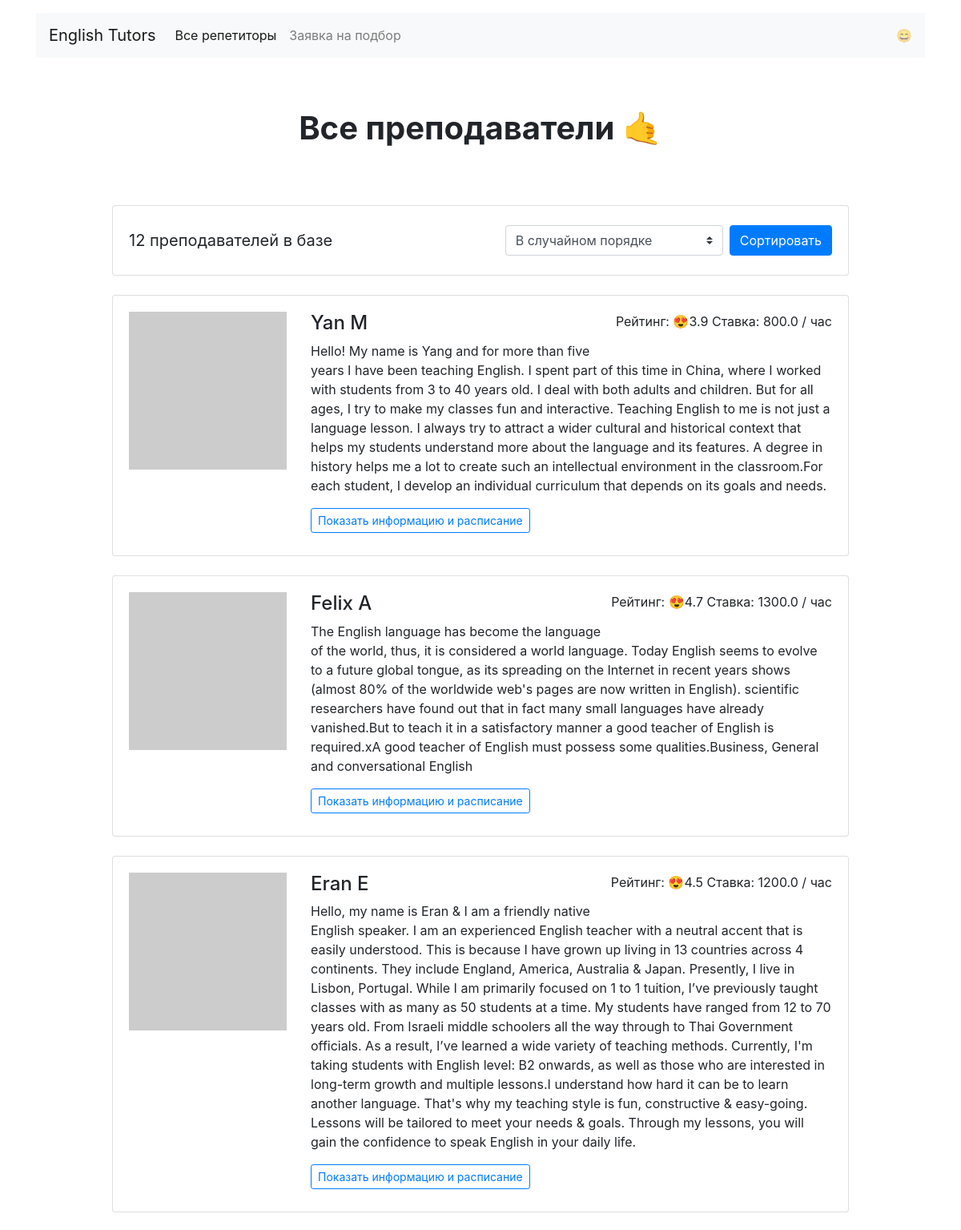
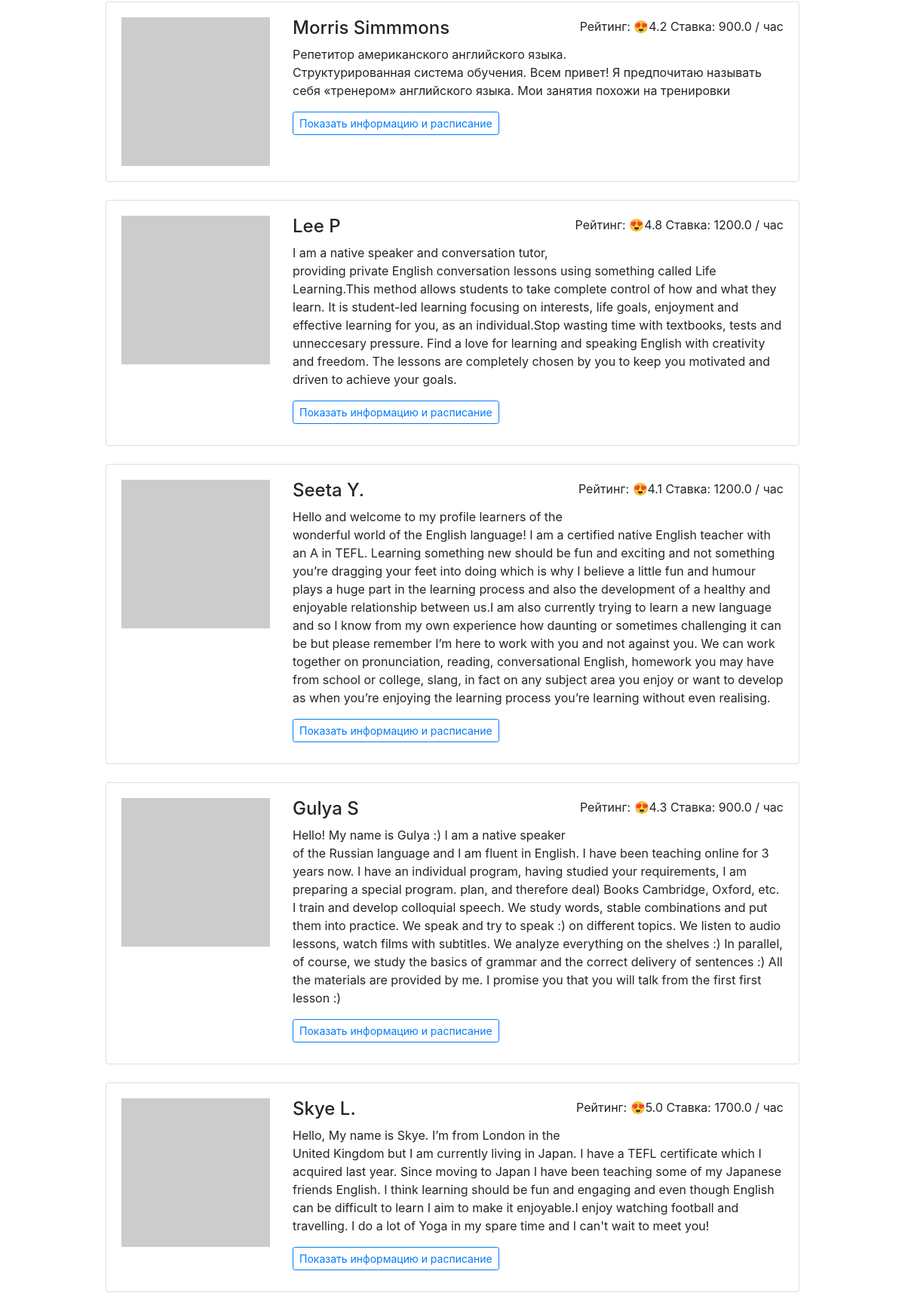
Page /all/ (upper part) on the committed database (2 pictures, top to bottom).
### app.py (models this page shows)
class Tutor(db.Model):
    __tablename__ = "tutors"
    id = db.Column(db.Integer, primary_key=True)
    name = db.Column(db.String, nullable=False)
    about = db.Column(db.String, nullable=False)
    rating = db.Column(db.Float, nullable=False)
    picture = db.Column(db.String, nullable=False)
    price = db.Column(db.Float, nullable=False)
    free = db.Column(db.JSON, nullable=False)
    goals = db.relationship('Goal', secondary=tutor_has_goal,back_populates="tutors")

### app.py (the view, shortened to what this page needs)
@app.route("/all/", methods=["GET", "POST"])
def render_all():
    all_tutors = db.session.query(Tutor).all()
    sorted_tutors = random.sample(all_tutors, len(all_tutors))
    form = SortTutorsForm()
    return render_template("all.html", all_tutors=sorted_tutors, form=form)

### forms.py
class SortTutorsForm(FlaskForm):
    sort_by = SelectField(
        "Сортировка преподавателей",
        choices=[
            ("random", "В случайном порядке"),
            ("high_rating_first", "Сначала лучшие по рейтингу"),
            ("high_price_first", "Сначала дорогие"),
            ("low_price_first", "Сначала недорогие"),
        ],
        default="random",
    )
    submit = SubmitField("Сортировать")

### templates/all.html (shortened to what this page needs)
{% extends 'base.html' %}
{% block content %}
<main class="container mt-3">
  <h1 class="h1 text-center w-50 mx-auto mt-1 py-5 mb-4"><strong>Все преподаватели 🤙</strong></h1>
    <div class="row">
    <div class="col-12 col-lg-10 offset-lg-1 m-auto">
      <div class="card mb-4">
        <div class="card-body align-right">
          <p class="lead float-left d-inline-block mt-2 mb-0"><strong>{{ all_tutors|length }} преподавателей в базе</strong></p>
          <form class="float-right d-inline-block" method="POST" action="/all/">
            <div class="form-inline">
              {{ form.sort_by(class_="custom-select my-1 mr-2", id_="inlineFormCustomSelectPref") }}
              {{ form.submit(class_="btn btn-primary my-1") }}
            </div>
          </form>
        </div>
      </div>
      {% for tutor in all_tutors %}
        <div class="card mb-4">
          <div class="card-body">
            <div class="row">
              <div class="col-3"><img src="{{ tutor.picture }}" class="img-fluid" alt=""></div>
              <div class="col-9">
                <p class="float-right">Рейтинг: 😍{{ tutor.rating }} Ставка: {{ tutor.price }} / час</p>
                <h2 class="h4">{{ tutor.name }}</h2>
                <p>{{ tutor.about }}</p>
                <a href="{{ url_for('render_tutor_profile', tutor_id=tutor.id) }}" class="btn btn-outline-primary btn-sm mr-3 mb-2">Показать информацию и расписание</a>
              </div>
            </div>
          </div>
        </div>
      {% endfor %}
    </div>
  </div>
</main>
{% endblock content %}

### templates/base.html (shortened to what this page needs)
<!DOCTYPE html>
<html lang="ru">
<head>
  <link rel="stylesheet" href="https://stackpath.bootstrapcdn.com/bootstrap/4.3.1/css/bootstrap.min.css">
</head>
<body>
  <header class="container mt-3">
    <nav class="navbar navbar-expand-lg navbar-light bg-light">
      <a class="navbar-brand" href="/">English Tutors</a>
      <div class="collapse navbar-collapse" id="navbarNav">
        <ul class="navbar-nav">
          <li class="nav-item active">
            <a class="nav-link" href="{{ url_for('render_all') }}">Все репетиторы</a>
          </li>
          <li class="nav-item">
            <a class="nav-link" href="{{ url_for('render_request') }}">Заявка на подбор </a>
          </li>
        </ul>
      </div>
      <span class="navbar-text d-sm-none d-lg-block">
        😄
      </span>
    </nav>
  </header>
  {% block content %}{% endblock content %}
</body>
</html>

### rows in the picture
Tutor: rating "3.9", price "800.0", name "Yan M", about "Hello! My name is Yang and for more than five years I have been teaching English. I spent part of this time in China, where I worked with students from 3 to 40 years old. I deal with both adults and children. But for all ages, I try to make my classes fun and interactive. Teaching English to me is not just a language lesson. I always try to attract a wider cultural and historical context that helps my students understand more about the language and its features. A degree in history helps me a lot to create such an intellectual environment in the classroom.For each student, I develop an individual curriculum that depends on its goals and needs."
Tutor: rating "4.7", price "1300.0", name "Felix A", about "The English language has become the language of the world, thus, it is considered a world language. Today English seems to evolve to a future global tongue, as its spreading on the Internet in recent years shows (almost 80% of the worldwide web's pages are now written in English). scientific researchers have found out that in fact many small languages have already vanished.But to teach it in a satisfactory manner a good teacher of English is required.xA good teacher of English must possess some qualities.Business, General and conversational English"
Tutor: rating "4.5", price "1200.0", name "Eran E", about "Hello, my name is Eran & I am a friendly native English speaker. I am an experienced English teacher with a neutral accent that is easily understood. This is because I have grown up living in 13 countries across 4 continents. They include England, America, Australia & Japan. Presently, I live in Lisbon, Portugal. While I am primarily focused on 1 to 1 tuition, I’ve previously taught classes with as many as 50 students at a time. My students have ranged from 12 to 70 years old. From Israeli middle schoolers all the way through to Thai Government officials. As a result, I’ve learned a wide variety of teaching methods. Currently, I'm taking students with English level: B2 onwards, as well as…"
Tutor: rating "4.2", price "900.0", name "Morris Simmmons", about "Репетитор американского английского языка. Структурированная система обучения. Всем привет! Я предпочитаю называть себя «тренером» английского языка. Мои занятия похожи на тренировки"
Tutor: rating "4.8", price "1200.0", name "Lee P", about "I am a native speaker and conversation tutor, providing private English conversation lessons using something called Life Learning.This method allows students to take complete control of how and what they learn. It is student-led learning focusing on interests, life goals, enjoyment and effective learning for you, as an individual.Stop wasting time with textbooks, tests and unneccesary pressure. Find a love for learning and speaking English with creativity and freedom. The lessons are completely chosen by you to keep you motivated and driven to achieve your goals."
Tutor: rating "4.1", price "1200.0", name "Seeta Y.", about "Hello and welcome to my profile learners of the wonderful world of the English language! I am a certified native English teacher with an A in TEFL. Learning something new should be fun and exciting and not something you’re dragging your feet into doing which is why I believe a little fun and humour plays a huge part in the learning process and also the development of a healthy and enjoyable relationship between us.I am also currently trying to learn a new language and so I know from my own experience how daunting or sometimes challenging it can be but please remember I’m here to work with you and not against you. We can work together on pronunciation, reading, conversational English,…"
Tutor: rating "4.3", price "900.0", name "Gulya S", about "Hello! My name is Gulya :) I am a native speaker of the Russian language and I am fluent in English. I have been teaching online for 3 years now. I have an individual program, having studied your requirements, I am preparing a special program. plan, and therefore deal) Books Cambridge, Oxford, etc. I train and develop colloquial speech. We study words, stable combinations and put them into practice. We speak and try to speak :) on different topics. We listen to audio lessons, watch films with subtitles. We analyze everything on the shelves :) In parallel, of course, we study the basics of grammar and the correct delivery of sentences :) All the materials are provided by me. I promise you…"
Tutor: rating "5.0", price "1700.0", name "Skye L.", about "Hello, My name is Skye. I’m from London in the United Kingdom but I am currently living in Japan. I have a TEFL certificate which I acquired last year. Since moving to Japan I have been teaching some of my Japanese friends English. I think learning should be fun and engaging and even though English can be difficult to learn I aim to make it enjoyable.I enjoy watching football and travelling. I do a lot of Yoga in my spare time and I can't wait to meet you!"

### other values in the picture
{{ all_tutors|length }} "12"
